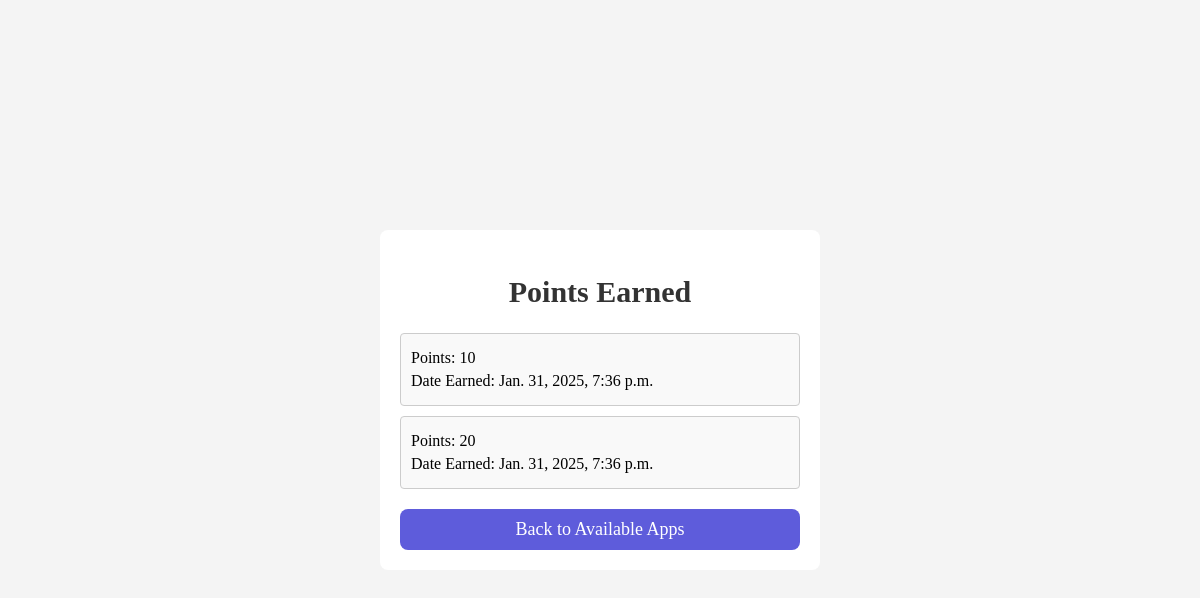
The app's page /points_earned/2/ (signed in) with its own data.
### myapp/models.py (models this page shows, shortened)
class Point(models.Model):
    app = models.ForeignKey(App, on_delete=models.CASCADE, related_name='point_entries')
    value = models.IntegerField()
    date_earned = models.DateTimeField(auto_now_add=True)

### myapp/views.py (the view)
# urls.py: path('points_earned/<int:app_id>/', points_earned, name='points_earned'),
@login_required
def points_earned(request, app_id):
    app = get_object_or_404(App, id=app_id)  # Get the app by ID
    points = Point.objects.filter(app=app)  # Get points related to the app
    return render(request, 'points_earned.html', {'app': app, 'points': points})

### myapp/templates/points_earned.html (shortened to what this page needs)
<!DOCTYPE html>
<html lang="en">
<head>
    {% load static %}
    <link rel="stylesheet" href="{% static 'css/points_earned.css' %}">
</head>
<body>
    <div class="points-container">
        <h2>Points Earned</h2>
        <div class="points-list">
            {% for point in points %}
                <div class="points-item">
                    <p>Points: {{ point.value }}</p>
                    <p>Date Earned: {{ point.date_earned }}</p>
                </div>
            {% empty %}
                <p> Your data is being evaluated. Keep up the great work!</p>
            {% endfor %}
        </div>
        <a href="{% url 'show_apps' %}" class="back-button">Back to Available Apps</a>
    </div>
</body>
</html>

### myapp/static/css/points_earned.css (style rules this page uses)
body { font-family: 'Times New Roman', Times, serif; background-color: #f4f4f4; display: flex; justify-content: center; align-items: center; height: 100vh; margin: 0; }
.points-container { padding: 20px; border-radius: 8px; box-shadow: 1 1 20px rgba(116, 30, 0, 0.1); width: 100%; max-width: 400px; background: white; }
.points-container h2 { text-align: center; font-size: 30px; color: #333; }
.points-list { margin-top: 20px; }
.points-item { padding: 10px; border: 1px solid #ccc; border-radius: 4px; margin-bottom: 10px; background: #f9f9f9; }
.points-item p { margin: 5px 0; font-size: 16px; }
.back-button { display: block; margin-top: 20px; text-align: center; padding: 10px; background-color: rgb(94, 92, 219); color: white; border: none; border-radius: 8px; font-size: 18px; text-decoration: none; transition: background 0.3s ease; }

### records on screen
Point: value "10", date_earned "Jan. 31, 2025, 7:36 p.m."
Point: value "20", date_earned "Jan. 31, 2025, 7:36 p.m."
